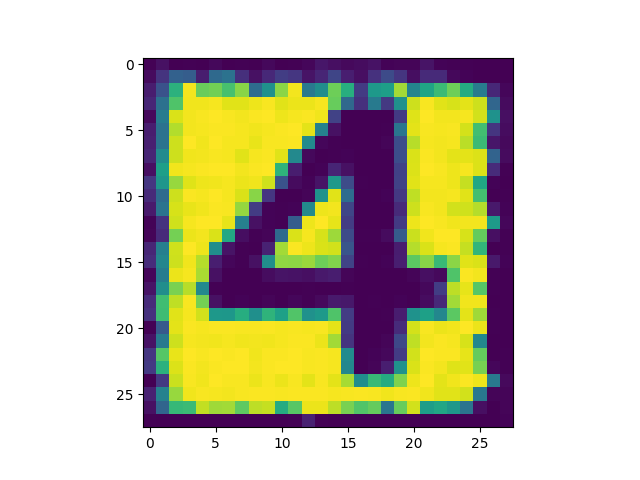

Here is the Python script that generated this plot:
import matplotlib.pyplot as plt
from torchvision import transforms
from PIL import Image
from model import AutoencoderCNN
import torch

data_path = "image.png"

model = AutoencoderCNN()
model.load_state_dict(torch.load("model_weights.pth"))
model.eval()

transform = transforms.Compose([
    transforms.Grayscale(),
    transforms.Resize((28, 28)),
    transforms.ToTensor(),
    transforms.Normalize((0.5,), (0.5,))
])

img = Image.open(data_path)
img_tensor = transform(img).unsqueeze(0)
# img_tensor = img_tensor.view(1, -1)


with torch.no_grad():
    recon_img = model(img_tensor)

recon_img = recon_img.squeeze().detach().numpy().reshape(28, 28)

plt.imshow(recon_img)
plt.savefig("reconstructed_img.png")
plt.show()
